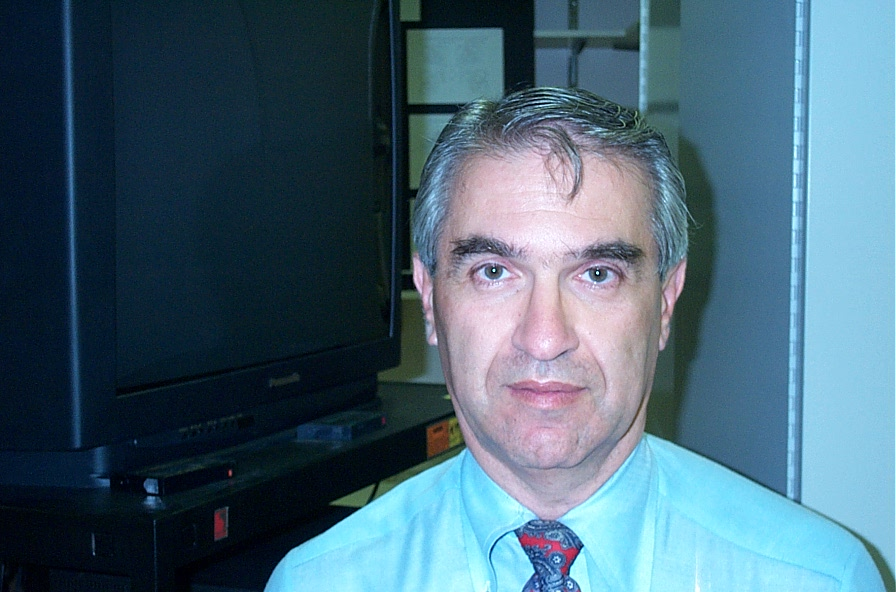
#> input picture Runtime_Input/Known1.jpg, 896 x 592 px, given in place of out.png.jpg, which was not available
$ python main.py
#> lines starting #> are read from the running program, lines starting #| are printed output that depends on the picture; pictures that were not available may be replaced by others from this repository, and a replacement may not be noted
#> the answer given: out.png
### FeatureVector.py
import os
import ExtractFaceFeatures as fet
import random
import numpy as np


# [26 lines left out: functions countTotal, DataMatrixGeneration, not called in this run]

def HeaderGeneration(Vector_Size):
#> called with Vector_Size = 900
    Header = []
    for i in range(Vector_Size):
        Header.append(('Features')+str(i+1))
    Header.append('Label')
    return Header


# [9 lines left out: function DataMatrixPreparation, not called in this run]

### ExtractFaceFeatures.py
import cv2
import numpy as np


def Face(imagePath, dimension):
#> called with imagePath = 'Runtime_Input\\out.png.jpg', dimension = 30
    cascPath = "haar_cascade\\haarcascade_frontalface_default.xml"


    faceCascade = cv2.CascadeClassifier(cascPath)
    image = cv2.imread(imagePath)
#> image is the input picture: shape (592, 896, 3); mean B, G, R 117, 100.5, 71.9
    gray = cv2.cvtColor(image, cv2.COLOR_BGR2GRAY)
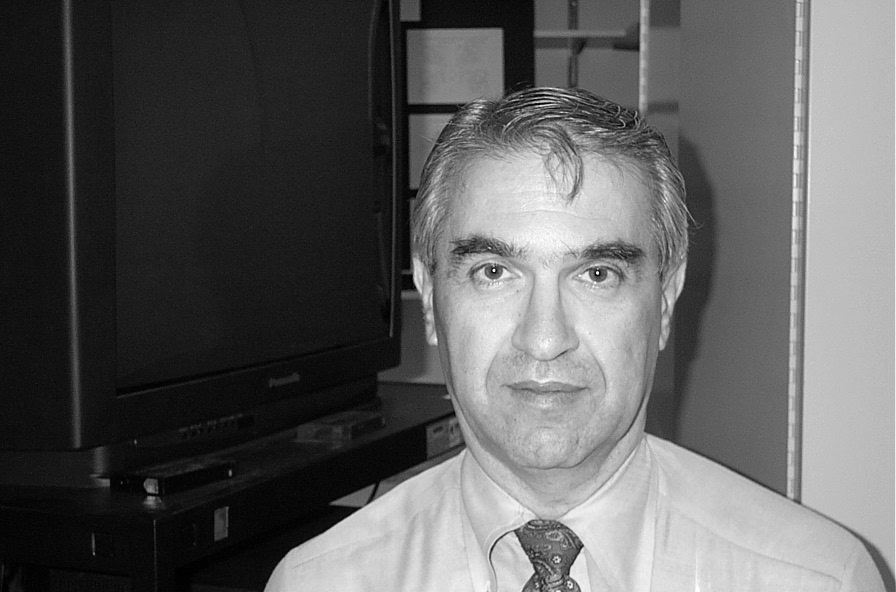
#> gray: shape (592, 896); min 0, max 253, mean 93.8


    faces = faceCascade.detectMultiScale(gray, 1.1, 4)
#> faces = [[417, 172, 257, 257]]


    if (len(faces)>0):
        x = faces[0][0]
#> x = 417
        y = faces[0][1]
#> y = 172
        w=  faces[0][2]
#> w = 257
        h= faces[0][3]
#> h = 257
        crop_img = gray[y:y+h, x:x+w]
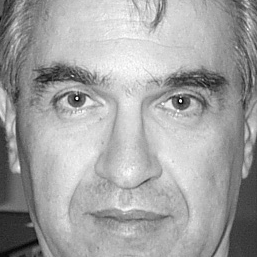
#> crop_img: shape (257, 257); min 3, max 253, mean 163.4


        width = dimension
        height = dimension
        dim = (width, height)

        lower_reso = cv2.resize(crop_img, dim)
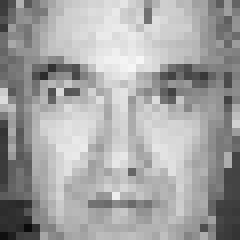
#> lower_reso: shape (30, 30) (shown 8 times larger); min 10, max 246, mean 163.4
        img_converted = np.array(lower_reso)
        final_image = img_converted.ravel()
#> final_image = 900 values, max 246 at index 227, min 10 at index 843, mean 163.4

        return final_image.tolist()
    else:
        return None

### csvLibrary.py

import csv

def generateCSV(dataset, csv_filename):
	with open(csv_filename, 'w', newline="") as csvfile:
	    filewriter = csv.writer(csvfile)
	    filewriter.writerows(dataset)
	print("File has been saved with the directory given below")
	print('\n\n', csv_filename)

### main.py
import ExtractFaceFeatures as ef
import FeatureVector as fv
import csvLibrary as cs
import numpy as np
import pickle
import pandas as pd
import cv2


def Create_File(DATADIR, RESOLUTION):
    data_matrix = []
    head = fv.HeaderGeneration(RESOLUTION*RESOLUTION)
    vector = ef.Face(DATADIR, RESOLUTION)
#> vector has the same summary as final_image in Face
    vector.append('Unknown')
    data_matrix.append(vector)
    data_matrix.insert(0, head)
    data_matrix = np.array(data_matrix)

    csv_filename = 'csvFiles\\Unknown.csv'
    cs.generateCSV(data_matrix, csv_filename)

    return csv_filename

def Prediction(DATADIR, Trained_Model_Name):
#> (the run stopped early here; a loop or call above may not have finished)

$ run again, on Runtime_Input/Known5.jpg
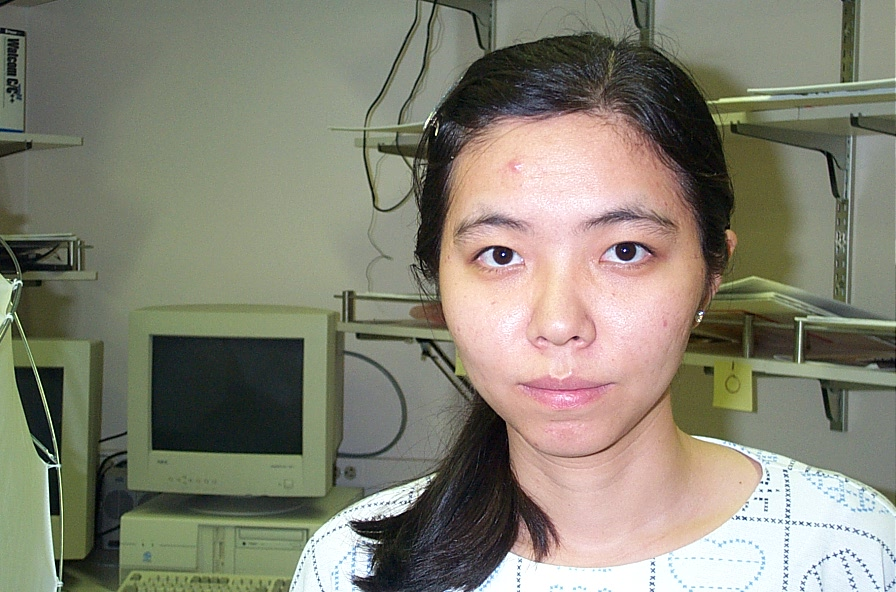
#> input picture Runtime_Input/Known5.jpg, 896 x 592 px, given in place of out.png.jpg, which was not available
#> in Face, image is the input picture: shape (592, 896, 3); mean B, G, R 115.4, 130.5, 132.7
#> in Face, `gray = cv2.cvtColor(image, cv2.COLOR_BGR2GRAY)`:
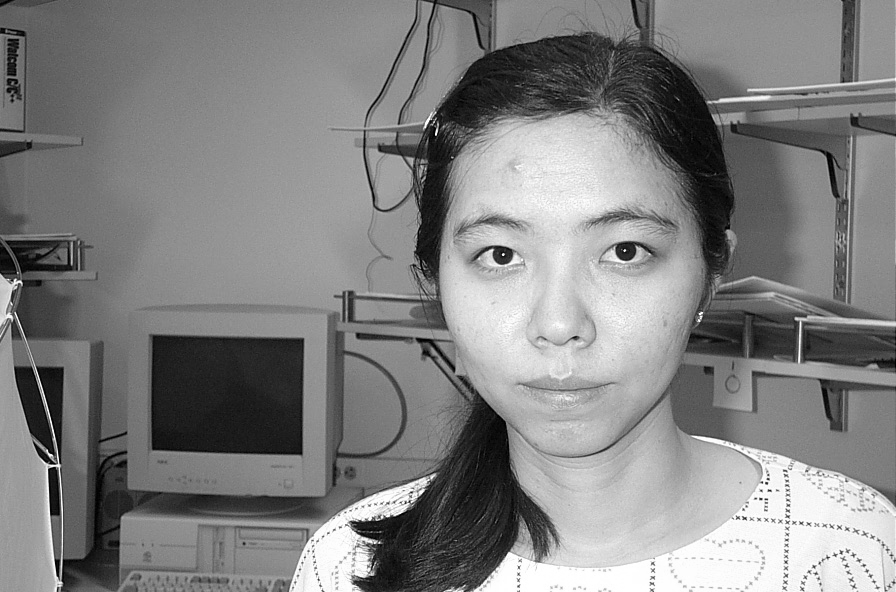
#> gray: shape (592, 896); min 0, max 255, mean 129.5
#> faces = [[413, 138, 303, 303]]
#> x = 413
#> y = 138
#> w = 303
#> in Face, `lower_reso = cv2.resize(crop_img, dim)`:
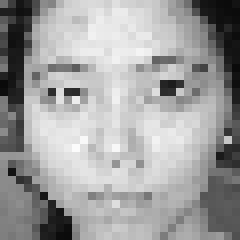
#> lower_reso: shape (30, 30) (shown 8 times larger); min 10, max 251, mean 159.6
#> final_image = 900 values, max 251 at index 549, min 10 at index 269, mean 159.6
#> vector has the same summary as final_image in Face

$ run again, on Runtime_Input/Known6.jpg
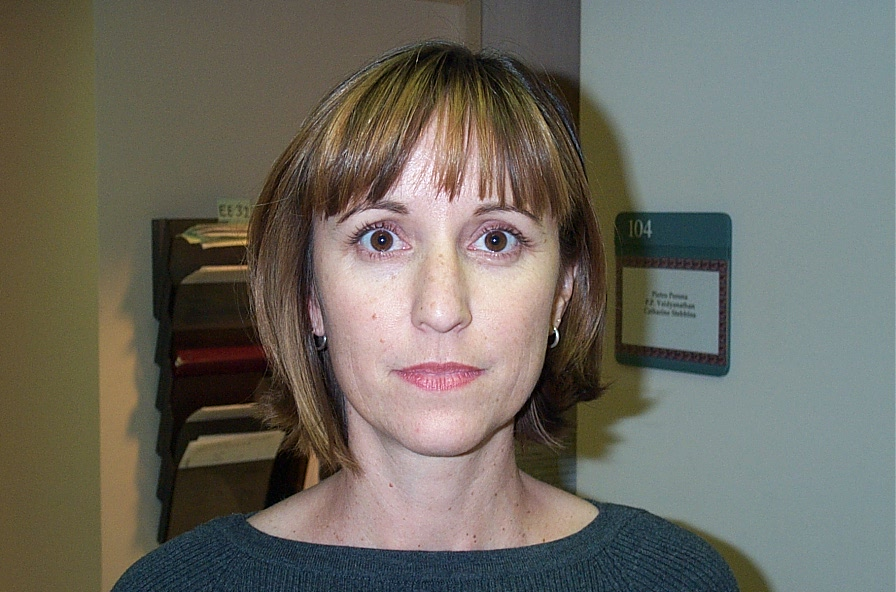
#> input picture Runtime_Input/Known6.jpg, 896 x 592 px, given in place of out.png.jpg, which was not available
#> in Face, image is the input picture: shape (592, 896, 3); mean B, G, R 97.4, 106.6, 109.5
#> in Face, `gray = cv2.cvtColor(image, cv2.COLOR_BGR2GRAY)`:
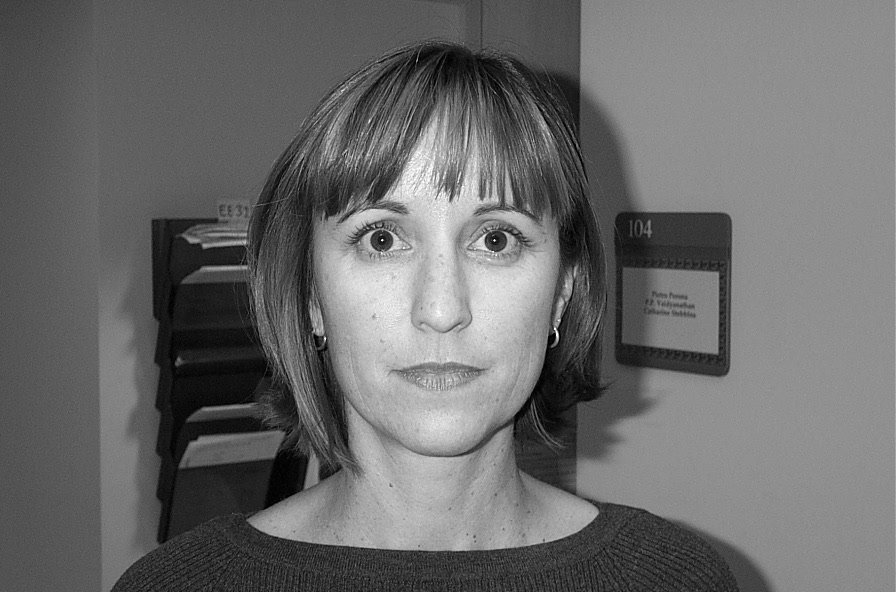
#> gray: shape (592, 896); min 0, max 253, mean 106.4
#> faces = [[297, 141, 287, 287]]
#> x = 297
#> y = 141
#> w = 287
#> in Face, `lower_reso = cv2.resize(crop_img, dim)`:
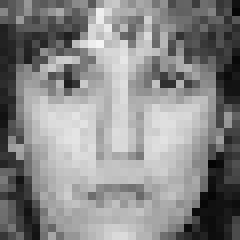
#> lower_reso: shape (30, 30) (shown 8 times larger); min 4, max 245, mean 136.3
#> final_image = 900 values, max 245 at index 162, min 4 at index 626, mean 136.3
#> vector has the same summary as final_image in Face

$ run again, on Runtime_Input/Known7.jpg
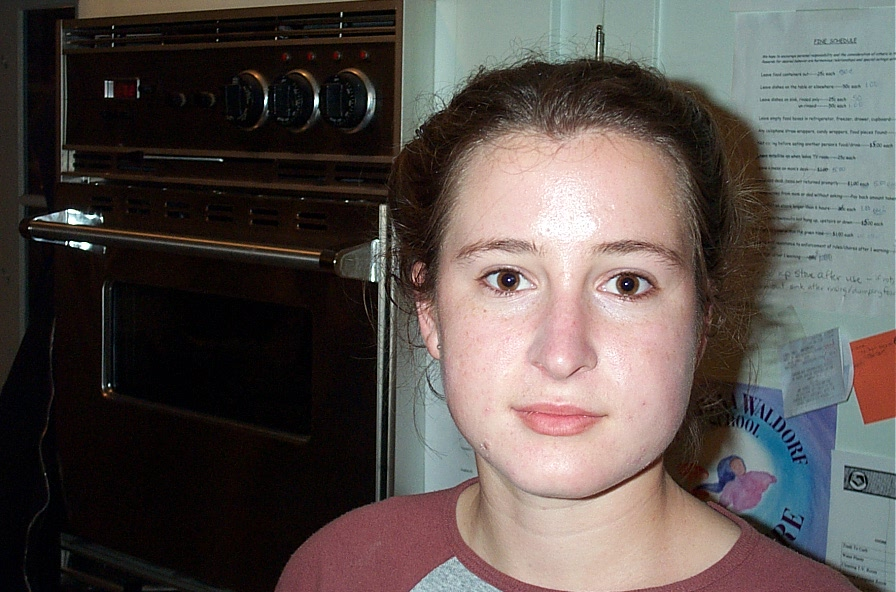
#> input picture Runtime_Input/Known7.jpg, 896 x 592 px, given in place of out.png.jpg, which was not available
#> in Face, image is the input picture: shape (592, 896, 3); mean B, G, R 77.4, 80.7, 88.7
#> in Face, `gray = cv2.cvtColor(image, cv2.COLOR_BGR2GRAY)`:
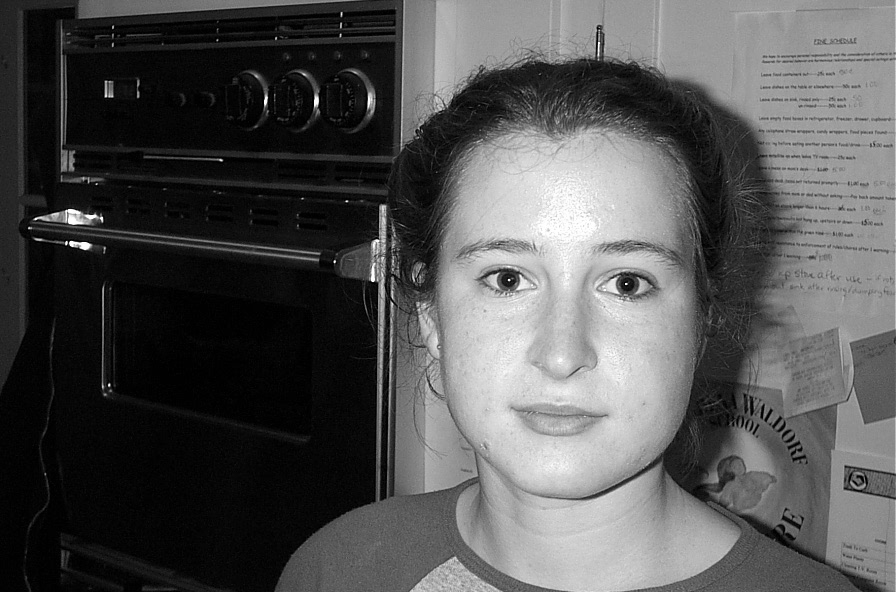
#> gray: shape (592, 896); min 0, max 255, mean 82.7
#> faces = [[391, 149, 350, 350]]
#> x = 391
#> y = 149
#> w = 350
#> in Face, `lower_reso = cv2.resize(crop_img, dim)`:
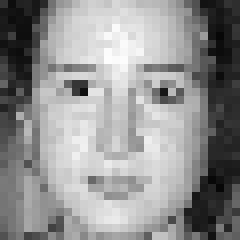
#> lower_reso: shape (30, 30) (shown 8 times larger); min 7, max 253, mean 145.2
#> final_image = 900 values, max 253 at index 223, min 7 at index 147, mean 145.2
#> vector has the same summary as final_image in Face
